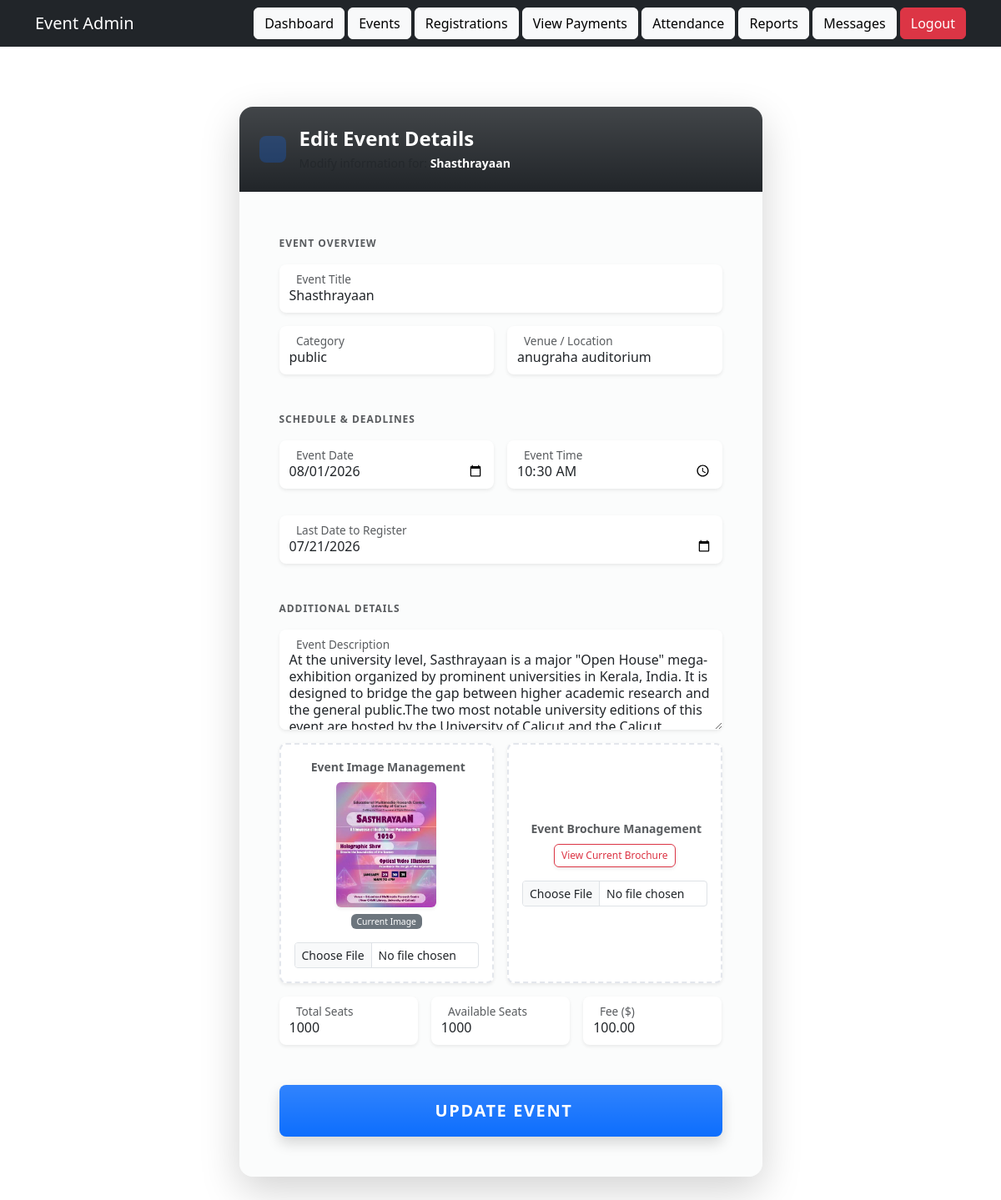
The app's page /edit-event/3/ (signed in), older data.
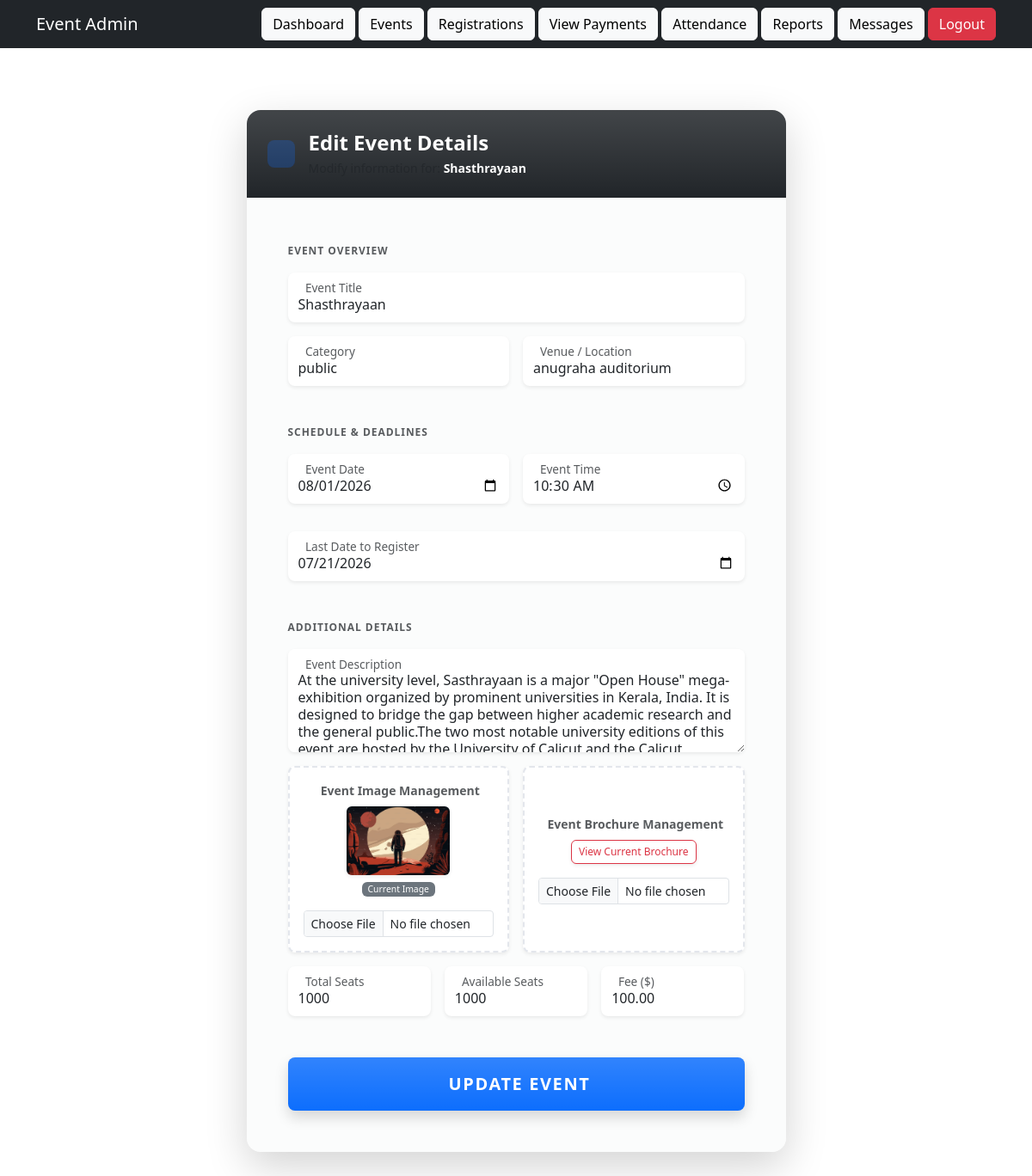
The same page, newer data.
### myapp/models.py (models this page shows, shortened)
class Event(models.Model):
    title = models.CharField(max_length=200)
    category = models.CharField(max_length=100)
    venue = models.CharField(max_length=200)
    event_date = models.DateField()
    event_time = models.TimeField()
    last_date = models.DateField()
    description = models.TextField()
    image = models.ImageField(upload_to='events/')
    total_seats = models.IntegerField()
    available_seats = models.IntegerField()
    registration_fee = models.DecimalField(max_digits=8, decimal_places=2)
    brochure = models.FileField(upload_to='brochures/', blank=True, null=True)
    status = models.BooleanField(default=True)

### myapp/views.py (the view, shortened to what this page needs)
# urls.py: path('edit-event/<int:id>/', views.edit_event, name='edit_event'),
@staff_member_required(login_url='login')
def edit_event(request, id):
    event = get_object_or_404(Event, id=id)
    return render(request,
                  'admin/edit_event.html',
                  {
                      'event': event
                  })

### templates/admin/edit_event.html (shortened to what the changed rows need)
{% extends 'admin/base.html' %}
{% block content %}
<div class="container py-5">
    <div class="row justify-content-center">
        <div class="col-lg-8 col-xl-7">
            <div class="card border-0 shadow-lg rounded-4 overflow-hidden">
                <div class="card-header bg-gradient bg-dark text-white p-4 border-0 position-relative">
                    <div class="d-flex align-items-center">
                        <div>
                            <h2 class="h4 fw-bold mb-1 m-0 text-white">Edit Event Details</h2>
                            <p class="text-muted small mb-0">Modify information for: <strong class="text-white">{{ event.title }}</strong></p>
                        </div>
                    </div>
                </div>
                <div class="card-body p-4 p-sm-5 bg-light bg-opacity-50">
                    <form method="POST" enctype="multipart/form-data" class="needs-validation">
                        <div class="mb-4">
                            <div class="form-floating mb-3">
                                <input type="text" name="title" class="form-control border-0 shadow-sm rounded-3" id="title" value="{{ event.title }}" placeholder="Title">
                                <label for="title" class="text-muted">Event Title</label>
                            </div>
                            <div class="row g-3">
                                <div class="col-md-6">
                                    <div class="form-floating mb-3">
                                        <input type="text" name="category" class="form-control border-0 shadow-sm rounded-3" id="category" value="{{ event.category }}" placeholder="Category">
                                        <label for="category" class="text-muted">Category</label>
                                    </div>
                                </div>
                                <div class="col-md-6">
                                    <div class="form-floating mb-3">
                                        <input type="text" name="venue" class="form-control border-0 shadow-sm rounded-3" id="venue" value="{{ event.venue }}" placeholder="Venue">
                                        <label for="venue" class="text-muted">Venue / Location</label>
                                    </div>
                                </div>
                            </div>
                        </div>
                        <div class="mb-4">
                            <div class="row g-3">
                                <div class="col-md-6">
                                    <div class="form-floating mb-3">
                                        <input type="date" name="event_date" class="form-control border-0 shadow-sm rounded-3" id="event_date" value="{{ event.event_date|date:'Y-m-d' }}">
                                        <label for="event_date" class="text-muted">Event Date</label>
                                    </div>
                                </div>
                                <div class="col-md-6">
                                    <div class="form-floating mb-3">
                                        <input type="time" name="event_time" class="form-control border-0 shadow-sm rounded-3" id="event_time" value="{{ event.event_time|time:'H:i' }}">
                                        <label for="event_time" class="text-muted">Event Time</label>
                                    </div>
                                </div>
                                <div class="col-12">
                                    <div class="form-floating mb-3">
                                        <input type="date" name="last_date" class="form-control border-0 shadow-sm rounded-3" id="last_date" value="{{ event.last_date|date:'Y-m-d' }}">
                                        <label for="last_date" class="text-muted">Last Date to Register</label>
                                    </div>
                                </div>
                            </div>
                        </div>
                        <div class="mb-4">
                            <div class="form-floating mb-3">
                                <textarea name="description" class="form-control border-0 shadow-sm rounded-3" id="description" placeholder="Description" style="height: 120px">{{ event.description }}</textarea>
                                <label for="description" class="text-muted">Event Description</label>
                            </div>
                            <div class="row g-3 mb-3">
                                <div class="col-md-6">
                                    <div class="p-3 bg-white rounded-3 shadow-sm border border-dashed text-center h-100 d-flex flex-column justify-content-center align-items-center">
                                        {% if event.image %}
                                        <div class="position-relative mb-2 inline-block shadow-sm rounded-2 overflow-hidden bg-light" style="max-width: 120px;">
                                            <img src="{{ event.image.url }}" class="img-fluid d-block" alt="Current Image">
                                        </div>
                                        <span class="badge bg-secondary mb-3 fs-8 fw-normal">Current Image</span>
                                        {% endif %}
                                    </div>
                                </div>
                            </div>
                                                        <div class="row g-3">
                                <div class="col-md-4">
                                    <div class="form-floating mb-3">
                                        <input type="number" name="total_seats" class="form-control border-0 shadow-sm rounded-3" id="total_seats" value="{{ event.total_seats }}">
                                        <label for="total_seats" class="text-muted">Total Seats</label>
                                    </div>
                                </div>
                                <div class="col-md-4">
                                    <div class="form-floating mb-3">
                                        <input type="number" name="available_seats" class="form-control border-0 shadow-sm rounded-3" id="available_seats" value="{{ event.available_seats }}">
                                        <label for="available_seats" class="text-muted">Available Seats</label>
                                    </div>
                                </div>
                                <div class="col-md-4">
                                    <div class="form-floating mb-3">
                                        <input type="number" step="0.01" name="registration_fee" class="form-control border-0 shadow-sm rounded-3" id="registration_fee" value="{{ event.registration_fee }}">
                                        <label for="registration_fee" class="text-muted">Fee ($)</label>
                                    </div>
                                </div>
                            </div>
                        </div>
                    </form>
                </div>
            </div>
        </div>
    </div>
</div>
<link rel="stylesheet" href="https://jsdelivr.net">
{% endblock %}

Row changes from the older to the newer data that the page shows:
changed Event "Shasthrayaan": image: a different picture
